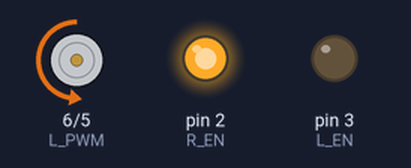
This sketch was run on a simulated Arduino Uno, built with avr-gcc and run on an emulated ATmega328P. On the bench: motor-driver pin pairs drawn as motors (green arrow = first pin HIGH = forward, orange = second pin HIGH = backward, longer = more drive), output pins drawn as LEDs (lit = HIGH).

Above: at 1.0 s.
At 3.0 s:
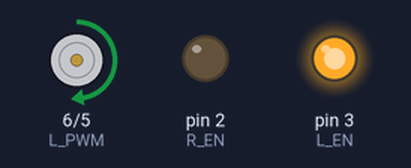
At 5.0 s:
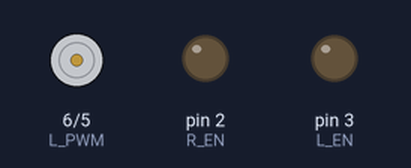
Timing chart, 0 to 7.8 s (numbered marks = the images above):
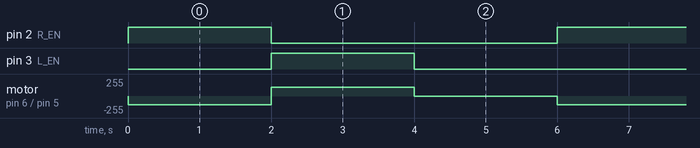

The sketch:

main.ino
```cpp
const int R_EN = 2;  // Right enable pin
const int L_EN = 3; // Left enable pin
const int R_PWM = 5; // Right PWM pin
const int L_PWM = 6; // Left PWM pin

void setup() {
  pinMode(R_EN, OUTPUT);
  pinMode(L_EN, OUTPUT);
  pinMode(R_PWM, OUTPUT);
  pinMode(L_PWM, OUTPUT);

  Serial.begin(9600);
}

void loop() {
  // Move motor forward
  digitalWrite(R_EN, HIGH);
  digitalWrite(L_EN, LOW);
  analogWrite(R_PWM, 128); // 50% speed
  analogWrite(L_PWM, 0);
  delay(2000);

  // Move motor backward
  digitalWrite(R_EN, LOW);
  digitalWrite(L_EN, HIGH);
  analogWrite(R_PWM, 0);
  analogWrite(L_PWM, 128); // 50% speed
  delay(2000);

  // Stop motor
  digitalWrite(R_EN, LOW);
  digitalWrite(L_EN, LOW);
  analogWrite(R_PWM, 0);
  analogWrite(L_PWM, 0);
  delay(2000);
}
```

Measured:
- by itself, pin 2 (R_EN), pin 3 (L_EN): alternates HIGH for 2.0 s and LOW for 4.0 s
- by itself, motor on pin 6 (L_PWM) / pin 5 (R_PWM): repeats every 6.0 s: forward 128/255 2.0 s, stopped 2.0 s, backward 128/255 2.0 s
